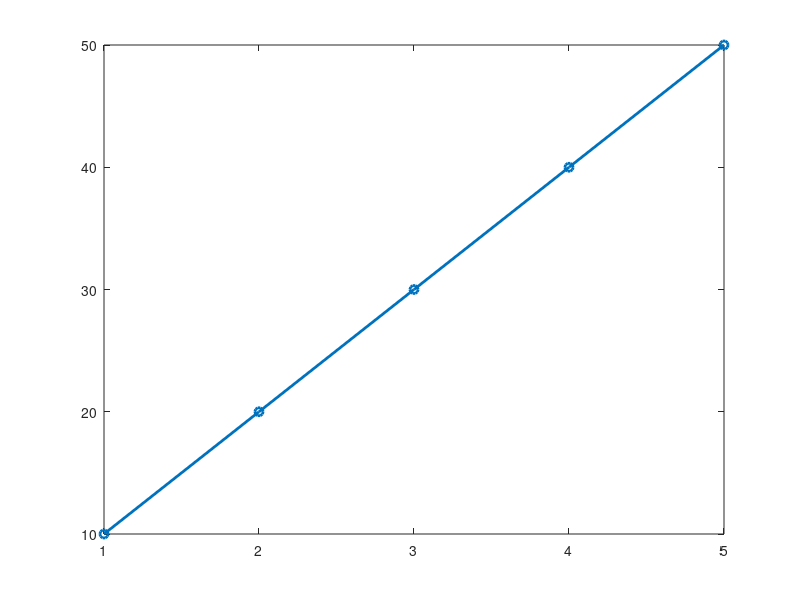

Write the MATLAB code that produced this figure. (Note: this script raises an error after producing the figure.)
a = [10 20 30 40 50];
x = 1:length(a);
y = a;

figure;
plot(x,y,'-o','LineWidth',2);
hold on;
ind = linearSearch(a,30);

if ind ~= -1
    plot(ind,a(ind),'ro','MarkerSize',10,'MarkerFaceColor','r');
    title(['Target Found at Index ', num2str(ind)]);
else
    title('Target Not Found')
end
xlabel('Index');
ylabel('Value');
grid on